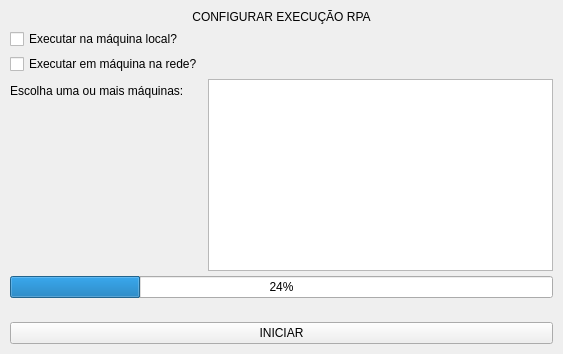
<?xml version="1.0" encoding="UTF-8"?>
<ui version="4.0">
 <class>MainWindow</class>
 <widget class="QMainWindow" name="MainWindow">
  <property name="geometry">
   <rect>
    <x>0</x>
    <y>0</y>
    <width>563</width>
    <height>345</height>
   </rect>
  </property>
  <property name="windowTitle">
   <string>Configurar Execução RPA</string>
  </property>
  <widget class="QWidget" name="centralwidget">
   <property name="sizePolicy">
    <sizepolicy hsizetype="Minimum" vsizetype="Minimum">
     <horstretch>0</horstretch>
     <verstretch>0</verstretch>
    </sizepolicy>
   </property>
   <layout class="QHBoxLayout" name="horizontalLayout">
    <property name="spacing">
     <number>5</number>
    </property>
    <property name="leftMargin">
     <number>10</number>
    </property>
    <property name="topMargin">
     <number>10</number>
    </property>
    <property name="rightMargin">
     <number>10</number>
    </property>
    <property name="bottomMargin">
     <number>10</number>
    </property>
    <item>
     <layout class="QVBoxLayout" name="verticalLayout">
      <item>
       <widget class="QLabel" name="label__title">
        <property name="text">
         <string>CONFIGURAR EXECUÇÃO RPA</string>
        </property>
        <property name="alignment">
         <set>Qt::AlignCenter</set>
        </property>
       </widget>
      </item>
      <item>
       <layout class="QFormLayout" name="formLayout">
        <item row="3" column="0">
         <widget class="QCheckBox" name="checkbox__run_in_network">
          <property name="text">
           <string>Executar em máquina na rede?</string>
          </property>
          <property name="checked">
           <bool>false</bool>
          </property>
         </widget>
        </item>
        <item row="4" column="0">
         <widget class="QLabel" name="label__run_in_network">
          <property name="text">
           <string>Escolha uma ou mais máquinas:</string>
          </property>
         </widget>
        </item>
        <item row="4" column="1">
         <widget class="QListWidget" name="listbox__options_machines">
          <property name="selectionMode">
           <enum>QAbstractItemView::MultiSelection</enum>
          </property>
         </widget>
        </item>
        <item row="2" column="0">
         <widget class="QCheckBox" name="checkbox__run_local">
          <property name="text">
           <string>Executar na máquina local?</string>
          </property>
         </widget>
        </item>
       </layout>
      </item>
      <item>
       <widget class="QProgressBar" name="progressbar__rpa">
        <property name="sizePolicy">
         <sizepolicy hsizetype="Minimum" vsizetype="Fixed">
          <horstretch>0</horstretch>
          <verstretch>0</verstretch>
         </sizepolicy>
        </property>
        <property name="value">
         <number>24</number>
        </property>
       </widget>
      </item>
      <item>
       <widget class="QLabel" name="label__action_progress">
        <property name="text">
         <string/>
        </property>
        <property name="alignment">
         <set>Qt::AlignCenter</set>
        </property>
       </widget>
      </item>
      <item alignment="Qt::AlignBottom">
       <widget class="QPushButton" name="button__run_rpa">
        <property name="text">
         <string>INICIAR</string>
        </property>
       </widget>
      </item>
     </layout>
    </item>
   </layout>
  </widget>
 </widget>
 <resources/>
 <connections/>
</ui>
